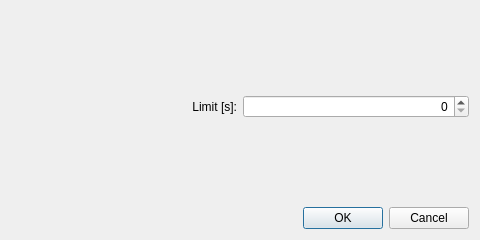
<?xml version="1.0" encoding="UTF-8"?>
<ui version="4.0">
 <class>DialogEditObjectiveTimeout</class>
 <widget class="QDialog" name="DialogEditObjectiveTimeout">
  <property name="geometry">
   <rect>
    <x>0</x>
    <y>0</y>
    <width>480</width>
    <height>240</height>
   </rect>
  </property>
  <property name="windowTitle">
   <string>Edit Objective Timeout</string>
  </property>
  <property name="modal">
   <bool>true</bool>
  </property>
  <layout class="QGridLayout" name="gridLayout">
   <item row="0" column="0" colspan="2">
    <spacer name="verticalSpacer_2">
     <property name="orientation">
      <enum>Qt::Vertical</enum>
     </property>
     <property name="sizeHint" stdset="0">
      <size>
       <width>299</width>
       <height>34</height>
      </size>
     </property>
    </spacer>
   </item>
   <item row="1" column="0">
    <widget class="QLabel" name="label">
     <property name="text">
      <string>Limit [s]:</string>
     </property>
     <property name="alignment">
      <set>Qt::AlignRight|Qt::AlignTrailing|Qt::AlignVCenter</set>
     </property>
     <property name="buddy">
      <cstring>spinBoxLimit</cstring>
     </property>
    </widget>
   </item>
   <item row="1" column="1">
    <widget class="QDoubleSpinBox" name="spinBoxLimit">
     <property name="alignment">
      <set>Qt::AlignRight|Qt::AlignTrailing|Qt::AlignVCenter</set>
     </property>
     <property name="decimals">
      <number>0</number>
     </property>
     <property name="minimum">
      <double>0.000000000000000</double>
     </property>
     <property name="maximum">
      <double>5000.000000000000000</double>
     </property>
     <property name="singleStep">
      <double>1.000000000000000</double>
     </property>
    </widget>
   </item>
   <item row="2" column="0" colspan="2">
    <spacer name="verticalSpacer">
     <property name="orientation">
      <enum>Qt::Vertical</enum>
     </property>
     <property name="sizeHint" stdset="0">
      <size>
       <width>299</width>
       <height>30</height>
      </size>
     </property>
    </spacer>
   </item>
   <item row="3" column="0" colspan="2">
    <widget class="QDialogButtonBox" name="buttonBox">
     <property name="orientation">
      <enum>Qt::Horizontal</enum>
     </property>
     <property name="standardButtons">
      <set>QDialogButtonBox::Cancel|QDialogButtonBox::Ok</set>
     </property>
    </widget>
   </item>
  </layout>
 </widget>
 <tabstops>
  <tabstop>spinBoxLimit</tabstop>
  <tabstop>buttonBox</tabstop>
 </tabstops>
 <resources/>
 <connections>
  <connection>
   <sender>buttonBox</sender>
   <signal>accepted()</signal>
   <receiver>DialogEditObjectiveTimeout</receiver>
   <slot>accept()</slot>
   <hints>
    <hint type="sourcelabel">
     <x>248</x>
     <y>254</y>
    </hint>
    <hint type="destinationlabel">
     <x>157</x>
     <y>274</y>
    </hint>
   </hints>
  </connection>
  <connection>
   <sender>buttonBox</sender>
   <signal>rejected()</signal>
   <receiver>DialogEditObjectiveTimeout</receiver>
   <slot>reject()</slot>
   <hints>
    <hint type="sourcelabel">
     <x>316</x>
     <y>260</y>
    </hint>
    <hint type="destinationlabel">
     <x>286</x>
     <y>274</y>
    </hint>
   </hints>
  </connection>
 </connections>
</ui>
